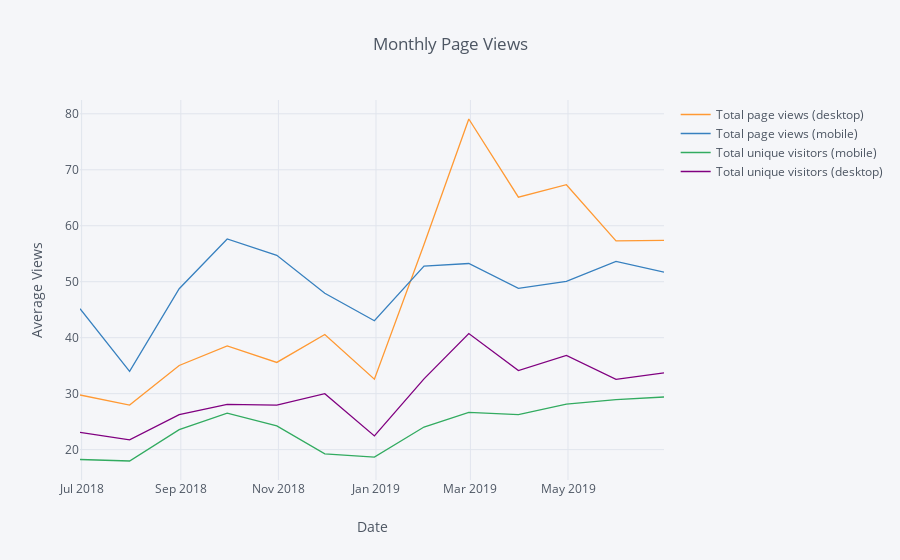

The cell this chart's notebook holds for it:
### Code cell
page_views_df = visitor_metrics_df[['Total page views (desktop)', 'Total page views (mobile)','Total unique visitors (mobile)',
                                    'Total unique visitors (desktop)',
          'Date']].set_index('Date').resample('M').mean()

page_views_df.iplot(
    kind='line',
    xTitle='Date',
    yTitle='Average Views',
    title='Monthly Page Views')

### Figure 1 — Plotly figure (JSON) as saved in the notebook; plotly's stock layout.template omitted (floating-point values rounded to 4 significant figures)
{"data": [{"line": {"color": "rgba(255, 153, 51, 1.0)", "dash": "solid", "shape": "linear", "width": 1.3}, "mode": "lines", "name": "Total page views (desktop)", "text": "", "type": "scatter", "uid": "b680e670-a737-4fc8-b3bc-3c70dde4200b", "x": ["2018-06-30", "2018-07-31", "2018-08-31", "2018-09-30", "2018-10-31", "2018-11-30", "2018-12-31", "2019-01-31", "2019-02-28", "2019-03-31", "2019-04-30", "2019-05-31", "2019-06-30"], "y": [29.76, 27.97, 35.03, 38.53, 35.58, 40.57, 32.58, 56.65, 79.07, 65.1, 67.33, 57.29, 57.4]}, {"line": {"color": "rgba(55, 128, 191, 1.0)", "dash": "solid", "shape": "linear", "width": 1.3}, "mode": "lines", "name": "Total page views (mobile)", "text": "", "type": "scatter", "uid": "c8c449d6-f207-4fad-8ab1-935fce67b733", "x": ["2018-06-30", "2018-07-31", "2018-08-31", "2018-09-30", "2018-10-31", "2018-11-30", "2018-12-31", "2019-01-31", "2019-02-28", "2019-03-31", "2019-04-30", "2019-05-31", "2019-06-30"], "y": [45.19, 33.97, 48.74, 57.63, 54.71, 47.93, 43.03, 52.81, 53.25, 48.81, 50.07, 53.61, 51.7]}, {"line": {"color": "rgba(50, 171, 96, 1.0)", "dash": "solid", "shape": "linear", "width": 1.3}, "mode": "lines", "name": "Total unique visitors (mobile)", "text": "", "type": "scatter", "uid": "d6954a79-25b4-497f-947c-5edc870a685a", "x": ["2018-06-30", "2018-07-31", "2018-08-31", "2018-09-30", "2018-10-31", "2018-11-30", "2018-12-31", "2019-01-31", "2019-02-28", "2019-03-31", "2019-04-30", "2019-05-31", "2019-06-30"], "y": [18.24, 17.97, 23.58, 26.53, 24.23, 19.23, 18.68, 24.03, 26.64, 26.26, 28.13, 28.94, 29.4]}, {"line": {"color": "rgba(128, 0, 128, 1.0)", "dash": "solid", "shape": "linear", "width": 1.3}, "mode": "lines", "name": "Total unique visitors (desktop)", "text": "", "type": "scatter", "uid": "cb2c4b28-207a-4bd6-bee6-6527bf284992", "x": ["2018-06-30", "2018-07-31", "2018-08-31", "2018-09-30", "2018-10-31", "2018-11-30", "2018-12-31", "2019-01-31", "2019-02-28", "2019-03-31", "2019-04-30", "2019-05-31", "2019-06-30"], "y": [23.1, 21.74, 26.26, 28.1, 27.97, 30, 22.45, 32.65, 40.75, 34.13, 36.83, 32.55, 33.7]}], "layout": {"legend": {"bgcolor": "#F5F6F9", "font": {"color": "#4D5663"}}, "paper_bgcolor": "#F5F6F9", "plot_bgcolor": "#F5F6F9", "title": {"font": {"color": "#4D5663"}, "text": "Monthly Page Views"}, "xaxis": {"gridcolor": "#E1E5ED", "showgrid": true, "tickfont": {"color": "#4D5663"}, "title": {"font": {"color": "#4D5663"}, "text": "Date"}, "zerolinecolor": "#E1E5ED"}, "yaxis": {"gridcolor": "#E1E5ED", "showgrid": true, "tickfont": {"color": "#4D5663"}, "title": {"font": {"color": "#4D5663"}, "text": "Average Views"}, "zerolinecolor": "#E1E5ED"}}}
